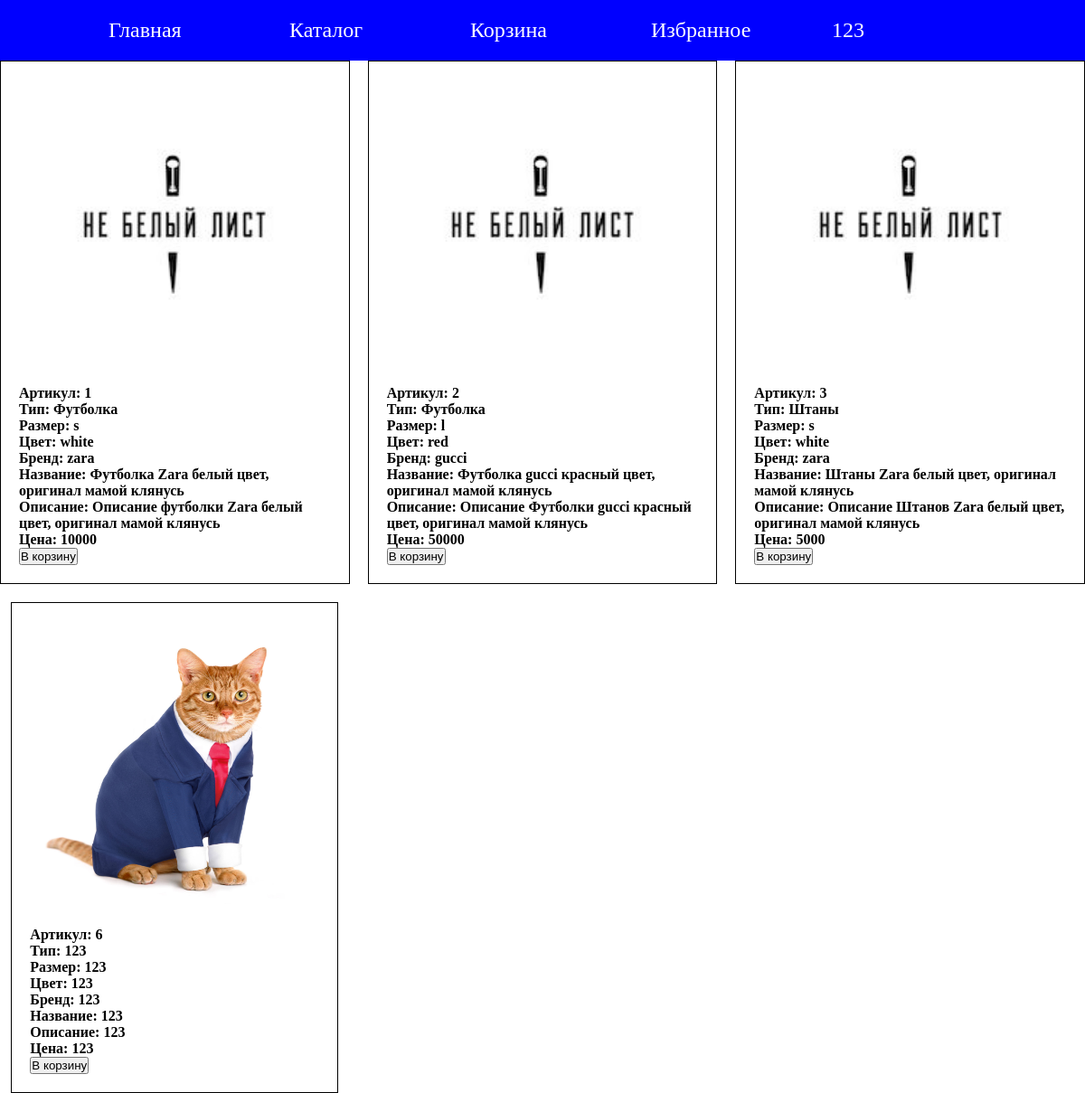
Page /store.php (signed in) on the committed database.
### tables this page shows
CREATE TABLE `cloth` (
  `id` int NOT NULL,
  `type` varchar(100) NOT NULL,
  `size` varchar(100) NOT NULL,
  `color` varchar(100) NOT NULL,
  `brand` varchar(100) NOT NULL,
  `header` varchar(100) NOT NULL,
  `description` text NOT NULL,
  `cost` int NOT NULL,
  `imgSrc` varchar(60) NOT NULL DEFAULT 'static/default.jpg'
);

### api/cloth/clothService.php (called while the page is built, shortened)
<?php
require_once ('api/db.php');
class clothService
{
    protected $connection;
    function __construct($connection)
    {
        $this->connection = $connection;
    }
    public function getAll()
    {
        $query = "
        SELECT * FROM `cloth`
        ";
        $res = mysqli_query($this->connection, $query);
        $cloth = [];
        if ($res->num_rows > 0) {
            while ($row = mysqli_fetch_assoc($res)) {
                array_push($cloth, $row);
            }
        }
        return $cloth;
    }
}
$clothService = new clothService($connection);

### api/cloth/clothController.php (called while the page is built, shortened)
<?php
require_once ('clothService.php');
class clothController
{
    protected $clothService;
    function __construct($clothService)
    {
        $this->clothService = $clothService;
    }
    public function getAll()
    {
        $response = $this->clothService->getAll();
        return $response;
    }
}
$clothController = new clothController($clothService);

### store.php (the view, shortened to what this page needs)
<!DOCTYPE html>
<html lang="en">
<head>
    <link rel="stylesheet" href="./styles/index.css">
</head>
<body>
    <?php
    require_once ('./components/navbar.php');
    ?>
    <div class="cards">
        <?php
        include_once ('./api/cloth/clothController.php');
        $clothArray = $clothController->getAll();
        foreach ($clothArray as $index => $cloth) {
            $imgSrc = $cloth['imgSrc'];
            $articul = $cloth['id'];
            $type = $cloth['type'];
            $size = $cloth['size'];
            $color = $cloth['color'];
            $brand = $cloth['brand'];
            $header = $cloth['header'];
            $description = $cloth['description'];
            $cost = $cloth['cost'];
            echo "
                <div class='card'>
                    <img src='$imgSrc' alt=''> <br>
                    <h4> Артикул: $articul </h4>
                    <h4> Тип: $type </h4>
                    <h4> Размер: $size </h4>
                    <h4> Цвет: $color </h4>
                    <h4> Бренд: $brand </h4>
                    <h4> Название: $header </h4>
                    <h4> Описание: $description </h4>
                    <h4> Цена: $cost </h4>
                    <form action='' method='GET'>
                        <button name='addToBasket' value='$articul'> В корзину </button>
                    </form>
                </div>
            ";
        }
        ?>
    </div>
</body>
</html>

### styles/index.css (style rules this page uses)
* { margin: 0; padding: 0; box-sizing: border-box; }
.cards { display: grid; grid-template-columns: 1fr 1fr 1fr; justify-content: center; align-items: center; gap: 20px; }
.cards .card { border: 1px solid black; padding: 20px; margin: auto; max-width: 400px; }
.cards .card img { display: block; margin: auto; width: 320px; height: 320px; }

### rows in the picture
cloth: imgSrc (placeholder picture), id "1", type "Футболка", size "s", color "white", brand "zara", header "Футболка Zara белый цвет, оригинал мамой клянусь", description "Описание футболки Zara белый цвет, оригинал мамой клянусь", cost "10000"
cloth: imgSrc (placeholder picture), id "2", type "Футболка", size "l", color "red", brand "gucci", header "Футболка gucci красный цвет, оригинал мамой клянусь", description "Описание Футболки gucci красный цвет, оригинал мамой клянусь", cost "50000"
cloth: imgSrc (placeholder picture), id "3", type "Штаны", size "s", color "white", brand "zara", header "Штаны Zara белый цвет, оригинал мамой клянусь", description "Описание Штанов Zara белый цвет, оригинал мамой клянусь", cost "5000"
cloth: imgSrc (picture), id "6", type "123", size "123", color "123", brand "123", header "123", description "123", cost "123"

### other values in the picture
$name "123"
